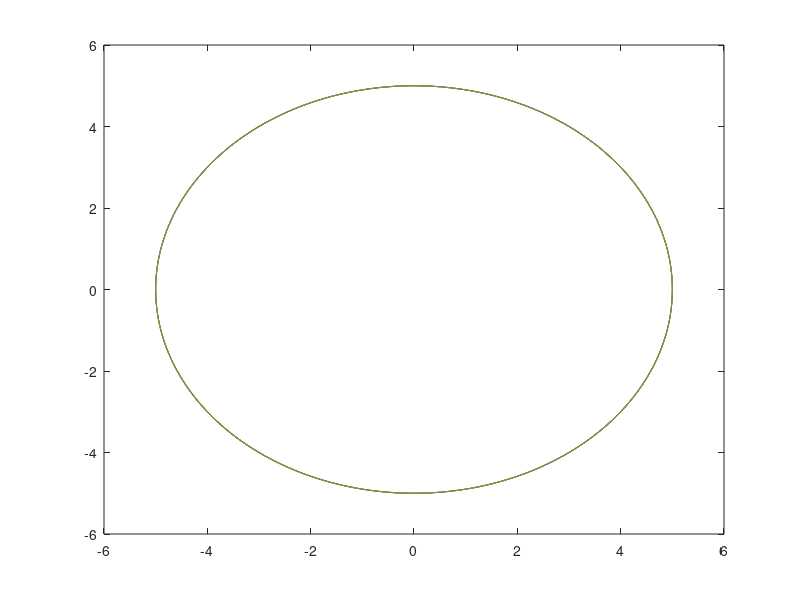

This figure's MATLAB source:
%x = viscircles([0 0;0 0;0 0;0 0;0 0],[1,2,3,4,5]); alternative
r1 = input('r1 = ');
r2 = input('r2 = ');
r3 = input('r3 = ');
r4 = input('r4 = ');
r5 = input('r5 = ');
theta = 0:pi/1000:2*pi;
plot(r1*cos(theta),r1*sin(theta))
hold on
plot(r2*cos(theta),r2*sin(theta))
plot(r3*cos(theta),r3*sin(theta))
plot(r4*cos(theta),r4*sin(theta))
plot(r5*cos(theta),r5*sin(theta))
hold off